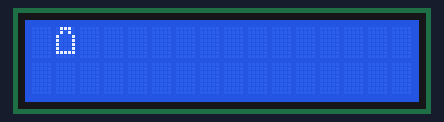
Recording of a sketch running on a simulated Arduino Uno, built with avr-gcc and run on an emulated ATmega328P. Parts: 16×2 character LCD.

Above: at 0.11 s.
At 0.71 s:
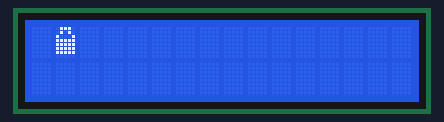

The sketch:

Training_class_6__lcd_use_print_smiley.ino
```cpp
/*#include<LiquidCrystal.h>
LiquidCrystal lcd(2, 3, 4, 5, 6, 7);  //rs,en,d4,d5,d6,d7.
byte smiley[8]=
{
  0b00000,
  0b00000,
  0b01010,
  0b00000,
  0b10001,
  0b01110,
  0b00000,
  0b00000,
};

void setup() {
 lcd.begin(16,2);
 lcd.createChar(0,smiley);

 lcd.setCursor(0,0);
 lcd.write(byte(0));

}

void loop() {


}*/


#include<LiquidCrystal.h>
LiquidCrystal lcd(2, 3, 4, 5, 6, 7);  //rs,en,d4,d5,d6,d7.
byte battery1[8]=
{
  0b01110,
  0b01010,
  0b10001,
  0b10001,
  0b10001,
  0b10001,
  0b11111,
  0b00000,
};

byte battery2[8]=
{
  0b01110,
  0b01010,
  0b10001,
  0b10001,
  0b10001,
  0b11111,
  0b11111,
  0b00000,
};

byte battery3[8]=
{
  0b01110,
  0b01010,
  0b10001,
  0b11111,
  0b11111,
  0b11111,
  0b11111,
  0b00000,
};

byte battery4[8]=
{
  0b01110,
  0b01010,
  0b11111,
  0b11111,
  0b11111,
  0b11111,
  0b11111,
  0b00000,
};

void setup() {
 lcd.begin(16,2);
 lcd.createChar(1,battery1);
 lcd.createChar(2,battery2);
 lcd.createChar(3,battery3);
 lcd.createChar(4,battery4);


}

void loop() {

lcd.setCursor(1,0);
 lcd.write(1);
 delay(100);
 lcd.setCursor(1,0);
 lcd.write(2);
 delay(100);
 lcd.setCursor(1,0);
 lcd.write(3);
 delay(100);
 lcd.setCursor(1,0);
 lcd.write(4);
 delay(100);

}
```

Measured:
- by itself, everything shown: repeats every 0.40 s, in 4 steps
